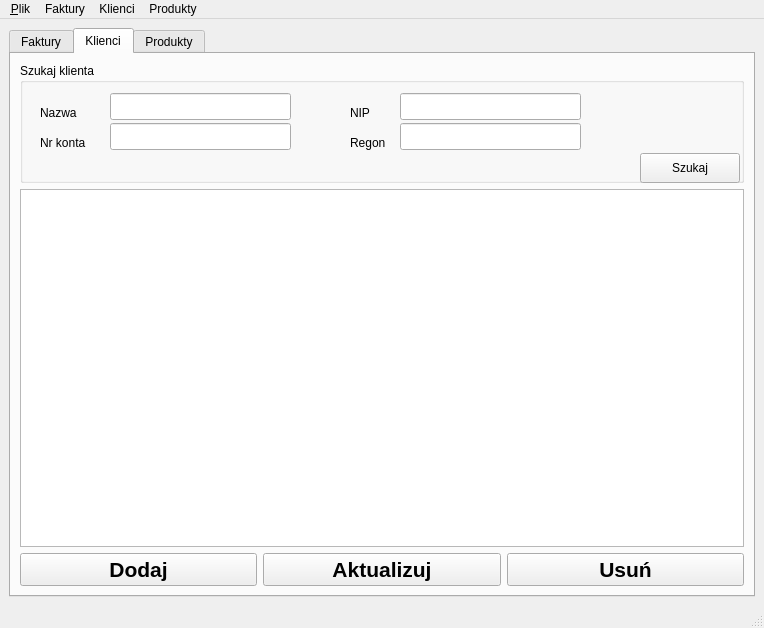
<?xml version="1.0" encoding="UTF-8"?>
<ui version="4.0">
 <class>MainWindow</class>
 <widget class="QMainWindow" name="MainWindow">
  <property name="geometry">
   <rect>
    <x>0</x>
    <y>0</y>
    <width>764</width>
    <height>628</height>
   </rect>
  </property>
  <property name="windowTitle">
   <string>MainWindow</string>
  </property>
  <property name="windowIcon">
   <iconset>
    <normaloff>ikonki/24x24/ikonka.png</normaloff>ikonki/24x24/ikonka.png</iconset>
  </property>
  <widget class="QWidget" name="centralwidget">
   <layout class="QGridLayout" name="gridLayout_2">
    <item row="0" column="0">
     <widget class="QTabWidget" name="tabWidget">
      <property name="currentIndex">
       <number>1</number>
      </property>
      <widget class="QWidget" name="Faktury">
       <attribute name="icon">
        <iconset>
         <normaloff>ikonki/16x16/faktury.png</normaloff>ikonki/16x16/faktury.png</iconset>
       </attribute>
       <attribute name="title">
        <string>Faktury</string>
       </attribute>
       <layout class="QGridLayout" name="gridLayout">
        <item row="0" column="0" colspan="3">
         <widget class="QGroupBox" name="szukaj_faktury_groupBox">
          <property name="minimumSize">
           <size>
            <width>0</width>
            <height>160</height>
           </size>
          </property>
          <property name="baseSize">
           <size>
            <width>0</width>
            <height>0</height>
           </size>
          </property>
          <property name="title">
           <string>Szukaj faktury</string>
          </property>
          <widget class="QLabel" name="data_label">
           <property name="geometry">
            <rect>
             <x>42</x>
             <y>37</y>
             <width>42</width>
             <height>19</height>
            </rect>
           </property>
           <property name="text">
            <string>Data:</string>
           </property>
          </widget>
          <widget class="QLabel" name="data_od_label">
           <property name="geometry">
            <rect>
             <x>62</x>
             <y>70</y>
             <width>21</width>
             <height>19</height>
            </rect>
           </property>
           <property name="text">
            <string>Od</string>
           </property>
          </widget>
          <widget class="QLabel" name="data_do_label">
           <property name="geometry">
            <rect>
             <x>62</x>
             <y>100</y>
             <width>21</width>
             <height>19</height>
            </rect>
           </property>
           <property name="text">
            <string>Do</string>
           </property>
          </widget>
          <widget class="QDateEdit" name="data_od_dateEdit">
           <property name="geometry">
            <rect>
             <x>89</x>
             <y>62</y>
             <width>128</width>
             <height>28</height>
            </rect>
           </property>
           <property name="dateTime">
            <datetime>
             <hour>0</hour>
             <minute>0</minute>
             <second>0</second>
             <year>2009</year>
             <month>1</month>
             <day>1</day>
            </datetime>
           </property>
           <property name="displayFormat">
            <string>dd/MM/yyyy</string>
           </property>
           <property name="calendarPopup">
            <bool>true</bool>
           </property>
           <property name="timeSpec">
            <enum>Qt::LocalTime</enum>
           </property>
           <property name="date">
            <date>
             <year>2009</year>
             <month>1</month>
             <day>1</day>
            </date>
           </property>
          </widget>
          <widget class="QDateEdit" name="data_do_dateEdit">
           <property name="geometry">
            <rect>
             <x>89</x>
             <y>96</y>
             <width>128</width>
             <height>28</height>
            </rect>
           </property>
           <property name="dateTime">
            <datetime>
             <hour>0</hour>
             <minute>0</minute>
             <second>0</second>
             <year>2009</year>
             <month>1</month>
             <day>1</day>
            </datetime>
           </property>
           <property name="displayFormat">
            <string>dd/MM/yyyy</string>
           </property>
           <property name="calendarPopup">
            <bool>true</bool>
           </property>
           <property name="timeSpec">
            <enum>Qt::LocalTime</enum>
           </property>
           <property name="date">
            <date>
             <year>2009</year>
             <month>1</month>
             <day>1</day>
            </date>
           </property>
          </widget>
          <widget class="QLabel" name="kwota_label">
           <property name="geometry">
            <rect>
             <x>239</x>
             <y>37</y>
             <width>52</width>
             <height>19</height>
            </rect>
           </property>
           <property name="text">
            <string>Kwota:</string>
           </property>
          </widget>
          <widget class="QLabel" name="kwota_do_label">
           <property name="geometry">
            <rect>
             <x>260</x>
             <y>100</y>
             <width>21</width>
             <height>20</height>
            </rect>
           </property>
           <property name="text">
            <string>Do</string>
           </property>
          </widget>
          <widget class="QLabel" name="kwota_od_label">
           <property name="geometry">
            <rect>
             <x>260</x>
             <y>70</y>
             <width>20</width>
             <height>20</height>
            </rect>
           </property>
           <property name="text">
            <string>Od</string>
           </property>
          </widget>
          <widget class="QLineEdit" name="kwota_od_lineEdit">
           <property name="geometry">
            <rect>
             <x>286</x>
             <y>62</y>
             <width>121</width>
             <height>26</height>
            </rect>
           </property>
          </widget>
          <widget class="QLineEdit" name="kwota_do_lineEdit">
           <property name="geometry">
            <rect>
             <x>286</x>
             <y>96</y>
             <width>121</width>
             <height>26</height>
            </rect>
           </property>
          </widget>
          <widget class="QPushButton" name="szukaj_fakture_pushButton">
           <property name="geometry">
            <rect>
             <x>620</x>
             <y>130</y>
             <width>100</width>
             <height>30</height>
            </rect>
           </property>
           <property name="minimumSize">
            <size>
             <width>100</width>
             <height>30</height>
            </size>
           </property>
           <property name="maximumSize">
            <size>
             <width>100</width>
             <height>30</height>
            </size>
           </property>
           <property name="text">
            <string>Szukaj</string>
           </property>
          </widget>
          <widget class="QLabel" name="klient_szukaj_faktury_label">
           <property name="geometry">
            <rect>
             <x>430</x>
             <y>40</y>
             <width>51</width>
             <height>19</height>
            </rect>
           </property>
           <property name="text">
            <string>Klient:</string>
           </property>
          </widget>
          <widget class="QLabel" name="label">
           <property name="geometry">
            <rect>
             <x>450</x>
             <y>70</y>
             <width>73</width>
             <height>19</height>
            </rect>
           </property>
           <property name="text">
            <string>Nazwa</string>
           </property>
          </widget>
          <widget class="QLabel" name="label_2">
           <property name="geometry">
            <rect>
             <x>450</x>
             <y>100</y>
             <width>73</width>
             <height>19</height>
            </rect>
           </property>
           <property name="text">
            <string>NIP</string>
           </property>
          </widget>
          <widget class="QLineEdit" name="nazwa_klienta_szukaj_fakturylineEdit">
           <property name="geometry">
            <rect>
             <x>510</x>
             <y>60</y>
             <width>121</width>
             <height>26</height>
            </rect>
           </property>
          </widget>
          <widget class="QLineEdit" name="nip_szukaj_klienta_lineEdit">
           <property name="geometry">
            <rect>
             <x>510</x>
             <y>90</y>
             <width>121</width>
             <height>26</height>
            </rect>
           </property>
          </widget>
         </widget>
        </item>
        <item row="1" column="0" colspan="3">
         <widget class="QTableView" name="faktury_tableView"/>
        </item>
        <item row="2" column="0">
         <widget class="QPushButton" name="dodaj_fakture_pushButton">
          <property name="font">
           <font>
            <pointsize>16</pointsize>
            <weight>75</weight>
            <bold>true</bold>
           </font>
          </property>
          <property name="text">
           <string>Dodaj</string>
          </property>
          <property name="icon">
           <iconset>
            <normaloff>ikonki/22x22/add.png</normaloff>ikonki/22x22/add.png</iconset>
          </property>
          <property name="iconSize">
           <size>
            <width>22</width>
            <height>22</height>
           </size>
          </property>
         </widget>
        </item>
        <item row="2" column="1">
         <widget class="QPushButton" name="aktualizuj_fakture_pushButton">
          <property name="font">
           <font>
            <pointsize>16</pointsize>
            <weight>75</weight>
            <bold>true</bold>
           </font>
          </property>
          <property name="text">
           <string>Aktualizuj</string>
          </property>
          <property name="icon">
           <iconset>
            <normaloff>ikonki/22x22/aktualizuj.png</normaloff>ikonki/22x22/aktualizuj.png</iconset>
          </property>
          <property name="iconSize">
           <size>
            <width>22</width>
            <height>22</height>
           </size>
          </property>
         </widget>
        </item>
        <item row="2" column="2">
         <widget class="QPushButton" name="usun_fakture_pushButton">
          <property name="font">
           <font>
            <pointsize>16</pointsize>
            <weight>75</weight>
            <bold>true</bold>
           </font>
          </property>
          <property name="text">
           <string>Usuń</string>
          </property>
          <property name="icon">
           <iconset>
            <normaloff>ikonki/22x22/usun.png</normaloff>ikonki/22x22/usun.png</iconset>
          </property>
          <property name="iconSize">
           <size>
            <width>22</width>
            <height>22</height>
           </size>
          </property>
         </widget>
        </item>
       </layout>
      </widget>
      <widget class="QWidget" name="Klienci">
       <attribute name="icon">
        <iconset>
         <normaloff>ikonki/16x16/klienci.png</normaloff>ikonki/16x16/klienci.png</iconset>
       </attribute>
       <attribute name="title">
        <string>Klienci</string>
       </attribute>
       <layout class="QGridLayout" name="gridLayout_3">
        <item row="1" column="0" colspan="3">
         <widget class="QTableView" name="klienci_tableView"/>
        </item>
        <item row="2" column="0">
         <widget class="QPushButton" name="dodaj_klienta_pushButton">
          <property name="font">
           <font>
            <pointsize>16</pointsize>
            <weight>75</weight>
            <bold>true</bold>
           </font>
          </property>
          <property name="text">
           <string>Dodaj</string>
          </property>
          <property name="icon">
           <iconset>
            <normaloff>ikonki/22x22/add.png</normaloff>ikonki/22x22/add.png</iconset>
          </property>
          <property name="iconSize">
           <size>
            <width>22</width>
            <height>22</height>
           </size>
          </property>
         </widget>
        </item>
        <item row="2" column="1">
         <widget class="QPushButton" name="aktualizuj_klienta_pushButton">
          <property name="font">
           <font>
            <pointsize>16</pointsize>
            <weight>75</weight>
            <bold>true</bold>
           </font>
          </property>
          <property name="text">
           <string>Aktualizuj</string>
          </property>
          <property name="icon">
           <iconset>
            <normaloff>ikonki/22x22/aktualizuj.png</normaloff>ikonki/22x22/aktualizuj.png</iconset>
          </property>
          <property name="iconSize">
           <size>
            <width>22</width>
            <height>22</height>
           </size>
          </property>
         </widget>
        </item>
        <item row="2" column="2">
         <widget class="QPushButton" name="usun_klienta_pushButton">
          <property name="font">
           <font>
            <pointsize>16</pointsize>
            <weight>75</weight>
            <bold>true</bold>
           </font>
          </property>
          <property name="text">
           <string>Usuń</string>
          </property>
          <property name="icon">
           <iconset>
            <normaloff>ikonki/22x22/usun.png</normaloff>ikonki/22x22/usun.png</iconset>
          </property>
          <property name="iconSize">
           <size>
            <width>22</width>
            <height>22</height>
           </size>
          </property>
         </widget>
        </item>
        <item row="0" column="0" colspan="3">
         <widget class="QGroupBox" name="szukaj_klienta_groupBox">
          <property name="minimumSize">
           <size>
            <width>0</width>
            <height>120</height>
           </size>
          </property>
          <property name="title">
           <string>Szukaj klienta</string>
          </property>
          <widget class="QLabel" name="nazwa_klienta_label">
           <property name="geometry">
            <rect>
             <x>20</x>
             <y>40</y>
             <width>51</width>
             <height>19</height>
            </rect>
           </property>
           <property name="text">
            <string>Nazwa</string>
           </property>
          </widget>
          <widget class="QLineEdit" name="nazwa_klienta_lineEdit">
           <property name="geometry">
            <rect>
             <x>90</x>
             <y>30</y>
             <width>181</width>
             <height>27</height>
            </rect>
           </property>
          </widget>
          <widget class="QLineEdit" name="nip_lineEdit">
           <property name="geometry">
            <rect>
             <x>380</x>
             <y>30</y>
             <width>181</width>
             <height>27</height>
            </rect>
           </property>
          </widget>
          <widget class="QLineEdit" name="regon_lineEdit">
           <property name="geometry">
            <rect>
             <x>380</x>
             <y>60</y>
             <width>181</width>
             <height>27</height>
            </rect>
           </property>
          </widget>
          <widget class="QLineEdit" name="nr_konta_lineEdit">
           <property name="geometry">
            <rect>
             <x>90</x>
             <y>60</y>
             <width>181</width>
             <height>27</height>
            </rect>
           </property>
          </widget>
          <widget class="QLabel" name="nip_label">
           <property name="geometry">
            <rect>
             <x>330</x>
             <y>40</y>
             <width>51</width>
             <height>19</height>
            </rect>
           </property>
           <property name="text">
            <string>NIP</string>
           </property>
          </widget>
          <widget class="QLabel" name="regon_label">
           <property name="geometry">
            <rect>
             <x>330</x>
             <y>70</y>
             <width>51</width>
             <height>19</height>
            </rect>
           </property>
           <property name="text">
            <string>Regon</string>
           </property>
          </widget>
          <widget class="QLabel" name="nr_konta_label">
           <property name="geometry">
            <rect>
             <x>20</x>
             <y>70</y>
             <width>71</width>
             <height>19</height>
            </rect>
           </property>
           <property name="text">
            <string>Nr konta</string>
           </property>
          </widget>
          <widget class="QPushButton" name="szukaj_klienta_pushButton">
           <property name="geometry">
            <rect>
             <x>620</x>
             <y>90</y>
             <width>100</width>
             <height>30</height>
            </rect>
           </property>
           <property name="minimumSize">
            <size>
             <width>100</width>
             <height>30</height>
            </size>
           </property>
           <property name="maximumSize">
            <size>
             <width>100</width>
             <height>30</height>
            </size>
           </property>
           <property name="text">
            <string>Szukaj</string>
           </property>
          </widget>
         </widget>
        </item>
       </layout>
      </widget>
      <widget class="QWidget" name="Produkty">
       <attribute name="icon">
        <iconset>
         <normaloff>ikonki/16x16/produkty.png</normaloff>ikonki/16x16/produkty.png</iconset>
       </attribute>
       <attribute name="title">
        <string>Produkty</string>
       </attribute>
       <layout class="QGridLayout" name="gridLayout_4">
        <item row="0" column="0" colspan="3">
         <widget class="QGroupBox" name="szukaj_produktu_groupBox">
          <property name="minimumSize">
           <size>
            <width>0</width>
            <height>131</height>
           </size>
          </property>
          <property name="maximumSize">
           <size>
            <width>16777215</width>
            <height>16777215</height>
           </size>
          </property>
          <property name="title">
           <string>Szukaj produktu</string>
          </property>
          <widget class="QLabel" name="nazwa_label">
           <property name="geometry">
            <rect>
             <x>20</x>
             <y>40</y>
             <width>73</width>
             <height>19</height>
            </rect>
           </property>
           <property name="text">
            <string>Nazwa</string>
           </property>
          </widget>
          <widget class="QLabel" name="cena_label">
           <property name="geometry">
            <rect>
             <x>330</x>
             <y>40</y>
             <width>73</width>
             <height>19</height>
            </rect>
           </property>
           <property name="text">
            <string>Cena:</string>
           </property>
          </widget>
          <widget class="QLabel" name="cena_od_label">
           <property name="geometry">
            <rect>
             <x>360</x>
             <y>70</y>
             <width>31</width>
             <height>19</height>
            </rect>
           </property>
           <property name="text">
            <string>Od</string>
           </property>
          </widget>
          <widget class="QLabel" name="cena_do_label">
           <property name="geometry">
            <rect>
             <x>510</x>
             <y>70</y>
             <width>31</width>
             <height>19</height>
            </rect>
           </property>
           <property name="text">
            <string>Do</string>
           </property>
          </widget>
          <widget class="QLineEdit" name="nazwa_produktu_lineEdit">
           <property name="geometry">
            <rect>
             <x>90</x>
             <y>30</y>
             <width>191</width>
             <height>27</height>
            </rect>
           </property>
          </widget>
          <widget class="QLineEdit" name="cena_do_lineEdit">
           <property name="geometry">
            <rect>
             <x>540</x>
             <y>60</y>
             <width>100</width>
             <height>27</height>
            </rect>
           </property>
           <property name="minimumSize">
            <size>
             <width>100</width>
             <height>27</height>
            </size>
           </property>
           <property name="maximumSize">
            <size>
             <width>100</width>
             <height>27</height>
            </size>
           </property>
          </widget>
          <widget class="QLineEdit" name="cena_od_lineEdit">
           <property name="geometry">
            <rect>
             <x>390</x>
             <y>60</y>
             <width>100</width>
             <height>27</height>
            </rect>
           </property>
           <property name="minimumSize">
            <size>
             <width>100</width>
             <height>27</height>
            </size>
           </property>
           <property name="maximumSize">
            <size>
             <width>100</width>
             <height>27</height>
            </size>
           </property>
          </widget>
          <widget class="QPushButton" name="szukaj_produktu_pushButton">
           <property name="geometry">
            <rect>
             <x>610</x>
             <y>100</y>
             <width>100</width>
             <height>30</height>
            </rect>
           </property>
           <property name="minimumSize">
            <size>
             <width>100</width>
             <height>30</height>
            </size>
           </property>
           <property name="maximumSize">
            <size>
             <width>100</width>
             <height>30</height>
            </size>
           </property>
           <property name="text">
            <string>Szukaj</string>
           </property>
          </widget>
          <widget class="QLabel" name="stan_magazynu_label">
           <property name="geometry">
            <rect>
             <x>20</x>
             <y>70</y>
             <width>131</width>
             <height>19</height>
            </rect>
           </property>
           <property name="text">
            <string>Stan magazynu:</string>
           </property>
          </widget>
          <widget class="QLabel" name="stan_magazynu_odlabel">
           <property name="geometry">
            <rect>
             <x>40</x>
             <y>100</y>
             <width>73</width>
             <height>19</height>
            </rect>
           </property>
           <property name="text">
            <string>Od</string>
           </property>
          </widget>
          <widget class="QLabel" name="stan_magazynu_do_label">
           <property name="geometry">
            <rect>
             <x>190</x>
             <y>100</y>
             <width>21</width>
             <height>19</height>
            </rect>
           </property>
           <property name="text">
            <string>Do</string>
           </property>
          </widget>
          <widget class="QLineEdit" name="stan_magazynu_od_lineEdit">
           <property name="geometry">
            <rect>
             <x>70</x>
             <y>90</y>
             <width>100</width>
             <height>27</height>
            </rect>
           </property>
           <property name="minimumSize">
            <size>
             <width>100</width>
             <height>27</height>
            </size>
           </property>
           <property name="maximumSize">
            <size>
             <width>100</width>
             <height>27</height>
            </size>
           </property>
          </widget>
          <widget class="QLineEdit" name="stan_magazynu_do_lineEdit">
           <property name="geometry">
            <rect>
             <x>220</x>
             <y>90</y>
             <width>100</width>
             <height>27</height>
            </rect>
           </property>
           <property name="minimumSize">
            <size>
             <width>100</width>
             <height>27</height>
            </size>
           </property>
           <property name="maximumSize">
            <size>
             <width>100</width>
             <height>27</height>
            </size>
           </property>
          </widget>
         </widget>
        </item>
        <item row="1" column="0" colspan="3">
         <widget class="QTableView" name="produkty_tab_view"/>
        </item>
        <item row="2" column="0">
         <widget class="QPushButton" name="dodaj_produkt_pushButton">
          <property name="font">
           <font>
            <pointsize>16</pointsize>
            <weight>75</weight>
            <bold>true</bold>
           </font>
          </property>
          <property name="text">
           <string>Dodaj</string>
          </property>
          <property name="icon">
           <iconset>
            <normaloff>ikonki/22x22/add.png</normaloff>ikonki/22x22/add.png</iconset>
          </property>
          <property name="iconSize">
           <size>
            <width>22</width>
            <height>22</height>
           </size>
          </property>
         </widget>
        </item>
        <item row="2" column="1">
         <widget class="QPushButton" name="aktualizuj_produkt_pushButton">
          <property name="font">
           <font>
            <pointsize>16</pointsize>
            <weight>75</weight>
            <bold>true</bold>
           </font>
          </property>
          <property name="text">
           <string>Aktualizuj</string>
          </property>
          <property name="icon">
           <iconset>
            <normaloff>ikonki/22x22/aktualizuj.png</normaloff>ikonki/22x22/aktualizuj.png</iconset>
          </property>
          <property name="iconSize">
           <size>
            <width>22</width>
            <height>22</height>
           </size>
          </property>
         </widget>
        </item>
        <item row="2" column="2">
         <widget class="QPushButton" name="usun_produktu_pushButton">
          <property name="font">
           <font>
            <pointsize>16</pointsize>
            <weight>75</weight>
            <bold>true</bold>
           </font>
          </property>
          <property name="text">
           <string>Usuń</string>
          </property>
          <property name="icon">
           <iconset>
            <normaloff>ikonki/22x22/usun.png</normaloff>ikonki/22x22/usun.png</iconset>
          </property>
          <property name="iconSize">
           <size>
            <width>22</width>
            <height>22</height>
           </size>
          </property>
         </widget>
        </item>
       </layout>
      </widget>
     </widget>
    </item>
   </layout>
  </widget>
  <widget class="QMenuBar" name="menubar">
   <property name="geometry">
    <rect>
     <x>0</x>
     <y>0</y>
     <width>764</width>
     <height>21</height>
    </rect>
   </property>
   <widget class="QMenu" name="menu_Plik">
    <property name="title">
     <string>&amp;Plik</string>
    </property>
    <addaction name="action_Dane_firmy"/>
    <addaction name="action_Koniec"/>
   </widget>
   <widget class="QMenu" name="menuFaktury">
    <property name="title">
     <string>Faktury</string>
    </property>
    <addaction name="actionDodaj_faktur"/>
    <addaction name="actionUsu_faktur"/>
    <addaction name="actionAktualizuj_faktur"/>
   </widget>
   <widget class="QMenu" name="menuKlienci">
    <property name="title">
     <string>Klienci</string>
    </property>
    <addaction name="actionDodaj_klienta"/>
    <addaction name="actionUsu_klienta"/>
    <addaction name="actionAktualizuj_klienta"/>
   </widget>
   <widget class="QMenu" name="menuTowary">
    <property name="title">
     <string>Produkty</string>
    </property>
    <addaction name="actionDodaj_produkt"/>
    <addaction name="actionUsu_produkt"/>
    <addaction name="actionAktualizuj_produkt"/>
   </widget>
   <addaction name="menu_Plik"/>
   <addaction name="menuFaktury"/>
   <addaction name="menuKlienci"/>
   <addaction name="menuTowary"/>
  </widget>
  <widget class="QStatusBar" name="statusbar"/>
  <action name="action_Koniec">
   <property name="text">
    <string>&amp;Koniec</string>
   </property>
  </action>
  <action name="action_Dane_firmy">
   <property name="text">
    <string>&amp;Dane firmy</string>
   </property>
  </action>
  <action name="actionDodaj_faktur">
   <property name="text">
    <string>Dodaj fakturę</string>
   </property>
  </action>
  <action name="actionUsu_faktur">
   <property name="text">
    <string>Usuń fakturę</string>
   </property>
  </action>
  <action name="actionAktualizuj_faktur">
   <property name="text">
    <string>Aktualizuj fakturę</string>
   </property>
  </action>
  <action name="actionDodaj_klienta">
   <property name="text">
    <string>Dodaj klienta</string>
   </property>
  </action>
  <action name="actionUsu_klienta">
   <property name="text">
    <string>Usuń klienta</string>
   </property>
  </action>
  <action name="actionAktualizuj_klienta">
   <property name="text">
    <string>Aktualizuj klienta</string>
   </property>
  </action>
  <action name="actionDodaj_produkt">
   <property name="text">
    <string>Dodaj produkt</string>
   </property>
  </action>
  <action name="actionUsu_produkt">
   <property name="text">
    <string>Usuń produkt</string>
   </property>
  </action>
  <action name="actionAktualizuj_produkt">
   <property name="text">
    <string>Aktualizuj produkt</string>
   </property>
  </action>
  <action name="actionDodaj_usluge">
   <property name="text">
    <string>Dodaj usługę</string>
   </property>
  </action>
  <action name="actionUsu_usluge">
   <property name="text">
    <string>Usuń usługę</string>
   </property>
  </action>
  <action name="actionAktualizuj_usluge">
   <property name="text">
    <string>Aktualizuj usługę</string>
   </property>
  </action>
 </widget>
 <tabstops>
  <tabstop>tabWidget</tabstop>
  <tabstop>data_od_dateEdit</tabstop>
  <tabstop>data_do_dateEdit</tabstop>
  <tabstop>kwota_od_lineEdit</tabstop>
  <tabstop>kwota_do_lineEdit</tabstop>
  <tabstop>nazwa_klienta_szukaj_fakturylineEdit</tabstop>
  <tabstop>nip_szukaj_klienta_lineEdit</tabstop>
  <tabstop>szukaj_fakture_pushButton</tabstop>
  <tabstop>faktury_tableView</tabstop>
  <tabstop>dodaj_fakture_pushButton</tabstop>
  <tabstop>aktualizuj_fakture_pushButton</tabstop>
  <tabstop>usun_fakture_pushButton</tabstop>
  <tabstop>nazwa_klienta_lineEdit</tabstop>
  <tabstop>nr_konta_lineEdit</tabstop>
  <tabstop>nip_lineEdit</tabstop>
  <tabstop>regon_lineEdit</tabstop>
  <tabstop>szukaj_klienta_pushButton</tabstop>
  <tabstop>klienci_tableView</tabstop>
  <tabstop>dodaj_klienta_pushButton</tabstop>
  <tabstop>aktualizuj_klienta_pushButton</tabstop>
  <tabstop>usun_klienta_pushButton</tabstop>
  <tabstop>nazwa_produktu_lineEdit</tabstop>
  <tabstop>cena_od_lineEdit</tabstop>
  <tabstop>cena_do_lineEdit</tabstop>
  <tabstop>stan_magazynu_od_lineEdit</tabstop>
  <tabstop>stan_magazynu_do_lineEdit</tabstop>
  <tabstop>szukaj_produktu_pushButton</tabstop>
  <tabstop>produkty_tab_view</tabstop>
  <tabstop>dodaj_produkt_pushButton</tabstop>
  <tabstop>aktualizuj_produkt_pushButton</tabstop>
  <tabstop>usun_produktu_pushButton</tabstop>
 </tabstops>
 <resources/>
 <connections/>
</ui>
